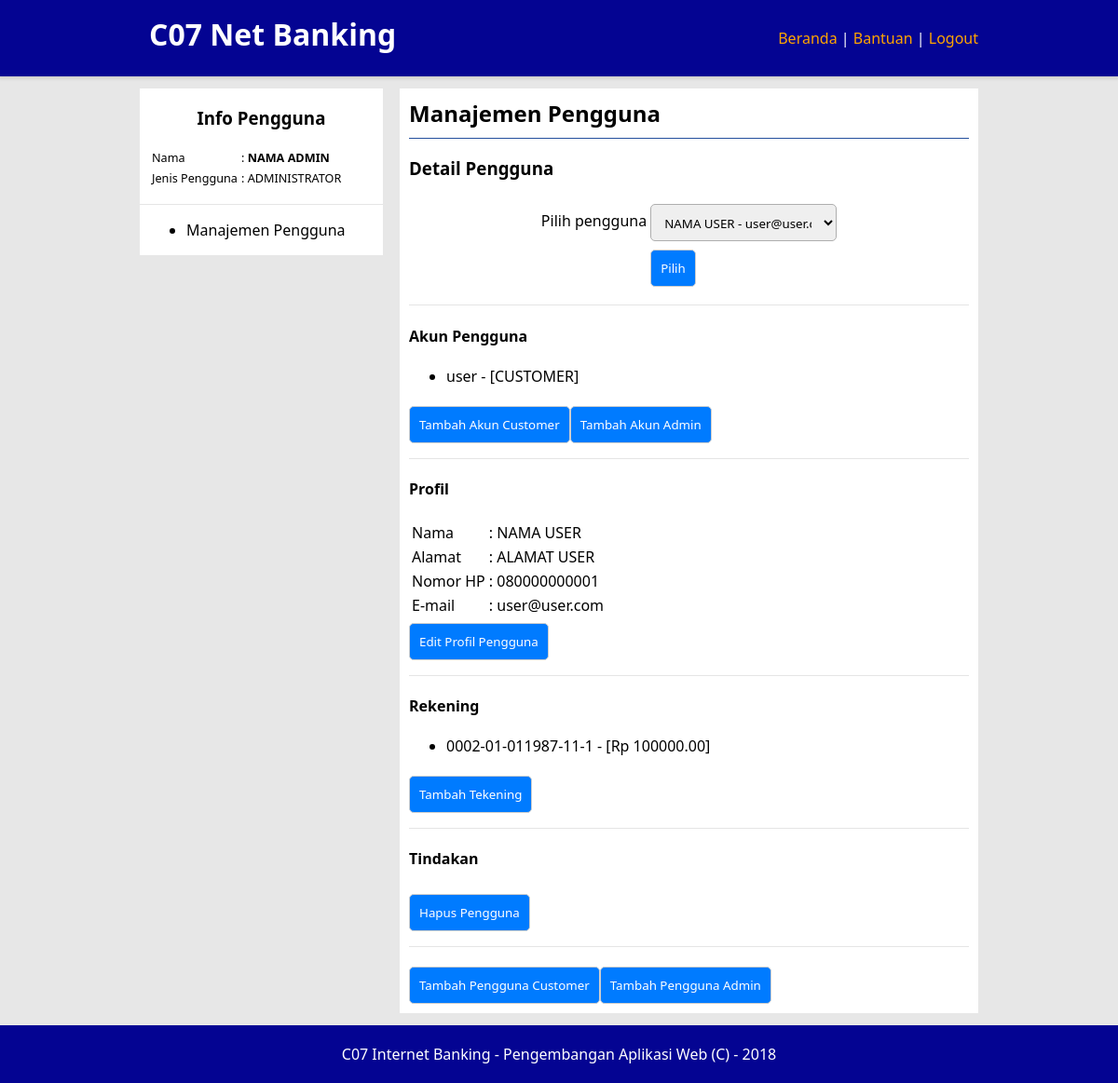
Screenshot of /user-management.php?id=AB12C-ABCHD-8ABCD-88CAB (signed in) with the database file from the repository.
### tables this page shows
CREATE TABLE `akun_pengguna` (
  `nama_pengguna` varchar(64) NOT NULL PRIMARY KEY,
  `sandi` varchar(64) NOT NULL,
  `jenis_pengguna` char(2) NOT NULL,
  `id_pengguna` char(25) NOT NULL,
  FOREIGN KEY(jenis_pengguna) REFERENCES jenis_pengguna(id) ON UPDATE CASCADE,
  FOREIGN KEY(id_pengguna) REFERENCES pengguna(id) ON UPDATE CASCADE
);

CREATE TABLE `pengguna` (
  `id` varchar(25) NOT NULL PRIMARY KEY,
  `email` varchar(64) NOT NULL UNIQUE,
  `nama` char(64) NOT NULL,
  `alamat` varchar(254) DEFAULT NULL,
  `nomor_hp` char(15) NOT NULL UNIQUE,
  `aktif` enum('1', '0') NOT NULL
);

CREATE TABLE `jenis_pengguna` (
  `id` char(2) NOT NULL PRIMARY KEY,
  `keterangan` char(25) DEFAULT NULL
);

CREATE TABLE `rekening` (
  `nomor_rekening` varchar(25) NOT NULL PRIMARY KEY,
  `id_pengguna` varchar(25) NOT NULL,
  `aktif` enum('1', '0') NOT NULL,
  FOREIGN KEY(id_pengguna) REFERENCES pengguna(id) ON UPDATE CASCADE
);

### includes/api.php (called while the page is built, shortened)
<?php
$conn = new PDO('mysql:host=localhost;dbname=banking', 'root', '');
function pengguna() {
    global $conn;
    $q = $conn->prepare("SELECT * FROM akun_pengguna a JOIN jenis_pengguna j ON a.jenis_pengguna=j.id JOIN pengguna p ON a.id_pengguna=p.id WHERE a.nama_pengguna='{$_SESSION['nama-pengguna']}'");
    $q->execute();
    return @$q->fetchAll()[0];
}
function info_rekening($nomor_rekening) {
    global $conn;
    $q = $conn->prepare("SELECT *, IFNULL((SELECT SUM(nominal) FROM transaksi WHERE rekening_asal=r.nomor_rekening AND jenis_transaksi='0'), 0) + IFNULL((SELECT SUM(nominal) FROM transaksi WHERE rekening_tujuan=r.nomor_rekening AND jenis_transaksi='1'), 0) - IFNULL((SELECT SUM(nominal) FROM transaksi WHERE rekening_asal=r.nomor_rekening AND jenis_transaksi='1'), 0)'saldo' FROM rekening r JOIN pengguna p ON r.id_pengguna=p.id WHERE r.nomor_rekening='$nomor_rekening'");
    $q->execute();
    return @$q->fetchAll()[0];
}
function list_pengguna() {
    global $conn;
    $q = $conn->prepare('SELECT * FROM pengguna');
    $q->execute();
    return @$q->fetchAll();
}
function pengguna_rinci($id) {
    $re = array();
    global $conn;
    $q = $conn->prepare("SELECT * FROM pengguna WHERE id='$id'");
    $q->execute();
    $re['profil'] = @$q->fetchAll()[0];
    $q = $conn->prepare("SELECT * FROM akun_pengguna JOIN jenis_pengguna ON jenis_pengguna.id=akun_pengguna.jenis_pengguna WHERE id_pengguna='$id'");
    $q->execute();
    $re['akun-pengguna'] = @$q->fetchAll();
    $q = $conn->prepare("SELECT * FROM rekening WHERE id_pengguna='$id'");
    $q->execute();
    $re['rekening'] = @$q->fetchAll();
    return $re;
}
?>

### user-management.php (the view, shortened to what this page needs)
<?php include 'includes/api.php'; require 'includes/sudah-masuk.php' ?>
<!DOCTYPE html>
<html lang="id">
<head>
    <link rel="stylesheet" href="css/style.css">
</head>
<body>
    <header>
        <div class="konten">
            <h1>C07 Net Banking</h1>
            <nav>
                <ul>
                    <li><a href=".">Beranda</a> |</li>
                    <li><a href="help">Bantuan </a> |</li>
                    <li><a href="logout">Logout</a></li>
                </ul>
            </nav>
        </div>
    </header>
    <div class="konten-utama">
        <div class="kiri">
            <div class="artikel">
                <h3>Info Pengguna</h3>
                <div class="info-pengguna">
                    <table>
                        <tr>
                            <td>Nama</td><td>: <b><?=pengguna()['nama']?></b></td>
                        </tr>
                        <tr>
                            <td>Jenis Pengguna</td><td>: <?=pengguna()['keterangan']?></td>
                        </tr>
                    </table>
                </div>
            </div>
            <hr>
            <div class="artikel">
                <ul>
                    <?php if (pengguna()['jenis_pengguna']=='0') {?>
                    <li>Manajemen Pengguna</li>
                    <?php }?>
                </ul>
            </div>
        </div>
        <div class="kanan">
            <div class="artikel">
                <h2>Manajemen Pengguna</h2>
                <?php if (pengguna()['jenis_pengguna']==0) {?>
                    <?php switch (@$_GET['action']) {
                        default: ?>
                            <h3>Detail Pengguna</h3>
                            <form>
                                <table>
                                    <tr>
                                        <td><label for="id">Pilih pengguna</label></td>
                                        <td>
                                            <select name="id" id="id">
                                                <?php foreach (list_pengguna() as $x) {
                                                    $selected = '';
                                                    if ($x['id']==@$_GET['id']) $selected = 'selected';
                                                    echo "<option $selected value=\"{$x['id']}\">{$x['nama']} - {$x['email']}</option>";
                                                }?>
                                            </select>
                                        </td>
                                    </tr>
                                    <tr>
                                        <td></td><td><input type="submit" value="Pilih"></td>
                                    </tr>
                                </table>
                            </form>
                            <?php
                            $pengguna_rinci = pengguna_rinci(@$_GET['id']);
                            if ($pengguna_rinci['profil']) {
                                echo '<hr>';
                                echo '<h4>Akun Pengguna</h4>';
                                echo '<ul>';
                                foreach ($pengguna_rinci['akun-pengguna'] as $x) {
                                    $hapus = '';
                                    echo "<li>{$x['nama_pengguna']} - [{$x['keterangan']}]$hapus</li>";
                                }
                                echo '</ul>';
                                echo "<button onclick=\"location.href='user-management?action=add-accout-customer&id={$_GET['id']}'\">Tambah Akun Customer</button>";
                                echo "<button onclick=\"location.href='user-management?action=add-accout-admin&id={$_GET['id']}'\">Tambah Akun Admin</button>";
                                echo '<hr><h4>Profil</h4>';
                                ?>
                                <table>
                                    <tr>
                                        <td>Nama</td><td>: <?=$pengguna_rinci['profil']['nama']?></td>
                                    </tr>
                                    <tr>
                                        <td>Alamat</td><td>: <?=$pengguna_rinci['profil']['alamat']?></td>
                                    </tr>
                                    <tr>
                                        <td>Nomor HP</td><td>: <?=$pengguna_rinci['profil']['nomor_hp']?></td>
                                    </tr>
                                    <tr>
                                        <td>E-mail</td><td>: <?=$pengguna_rinci['profil']['email']?></td>
                                    </tr>
                                </table>
                                <?php
                                echo "<button onclick=\"location.href='user-management?action=edit-profile&id={$_GET['id']}'\">Edit Profil Pengguna</button>";
                                if (count($pengguna_rinci['rekening']) > 0) {
                                    echo '<hr><h4>Rekening</h4><ul>';
                                    foreach ($pengguna_rinci['rekening'] as $x) {
                                        $hapus = '';
                                        echo "<li>{$x['nomor_rekening']} - [Rp ".info_rekening($x['nomor_rekening'])['saldo']."]$hapus</li>";
                                    }
                                    echo '</ul>';
                                    echo "<button onclick=\"location.href='user-management?action=add-bank-account&id={$_GET['id']}'\">Tambah Tekening</button>";
                                }
                                echo '<hr><h4>Tindakan</h4>';
                                echo "<button onclick=\"location.href='user-management?action=delete-user&id={$_GET['id']}'\">Hapus Pengguna</button><br>";
                            }
                            echo '<hr>';
                            echo "<button onclick=\"location.href='user-management?action=add-user-customer'\">Tambah Pengguna Customer</button>";
                            echo "<button onclick=\"location.href='user-management?action=add-user-admin'\">Tambah Pengguna Admin</button>";
                        break;
                    }
                    ?>
                <?php } ?>
            </div>
        </div>
    </div>
    <footer>
        <div class="konten">
            <div class="artikel">
                <p>C07 Internet Banking - Pengembangan Aplikasi Web (C) - 2018</p>
            </div>
        </div>
    </footer>
</body>
</html>

### css/style.css (style rules this page uses)
* { font-family: 'Segoe UI', Tahoma, Geneva, Verdana, sans-serif; }
body { margin: 0px; background-color: #e7e7e7; }
.konten, .konten-utama { width: 900px; margin: auto; }
header { padding: 15px 0; position: fixed; top: 0; width: 100%; box-shadow: rgba(0, 0, 0, 0.14) 0px 0px 4px 2px; }
footer { position: fixed; bottom: 0; width: 100%; }
.konten-utama { padding: 5px 0; margin-top: 90px; margin-bottom: 70px; overflow: hidden; }
.kiri { float: left; width: 29%; }
.kanan { float: right; width: 69%; }
.kiri, .kanan { background-color: white; }
header, footer { background-color: #040492; overflow: hidden; }
header h1 { margin: 0px 10px 0px 10px; float: left; color: white; }
header nav { float: right!important; }
h2 { margin: 0px; }
header nav, footer { padding: 10px 0; }
footer p { margin: 0px; color: white; text-align: center; }
header ul { margin: 0px; padding: 5px 0px; }
header li { display: inline; }
nav ul li { color: white; }
header li a { text-decoration: none; color: orange; transition: color 0.8s; }
.artikel { margin: 10px; }
.artikel h2 { border-bottom: 1px solid #244f9d; padding-bottom: 10px; }
.kiri .artikel h2, .kiri .artikel h3 { text-align: center; border: 0; }
input[type="text"], input[type="password"], select, textarea { width: 200px; height: 15px; padding: 10px; border-radius: 5px; border: 1px #aeaeae solid; margin-top: 5px; }
select, option { height: 40px; }
input[type="submit"], input[type="reset"], button { padding: 10px; margin-top: 5px; border-radius: 5px; border: 1px #cecece solid; background-color: #007bff; color: white; cursor: pointer; }
form { border-radius: 5px; width: fit-content; margin: auto; }
.info-pengguna, .pesan-mini { font-size: 9.5pt; }
hr { margin-top: 1rem; margin-bottom: 1rem; border: 0; border-top: 1px solid rgba(0,0,0,.1); }

### rows the page displays
akun_pengguna: id_pengguna.nama "NAMA ADMIN", jenis_pengguna.keterangan "ADMINISTRATOR"
akun_pengguna: nama_pengguna "user", jenis_pengguna.keterangan "CUSTOMER"
pengguna: nama "NAMA USER", alamat "ALAMAT USER", nomor_hp "080000000001", email "user@user.com"
rekening: nomor_rekening "0002-01-011987-11-1", saldo "100000.00"

### other values shown
form field id "NAMA USER - user@user.com"
